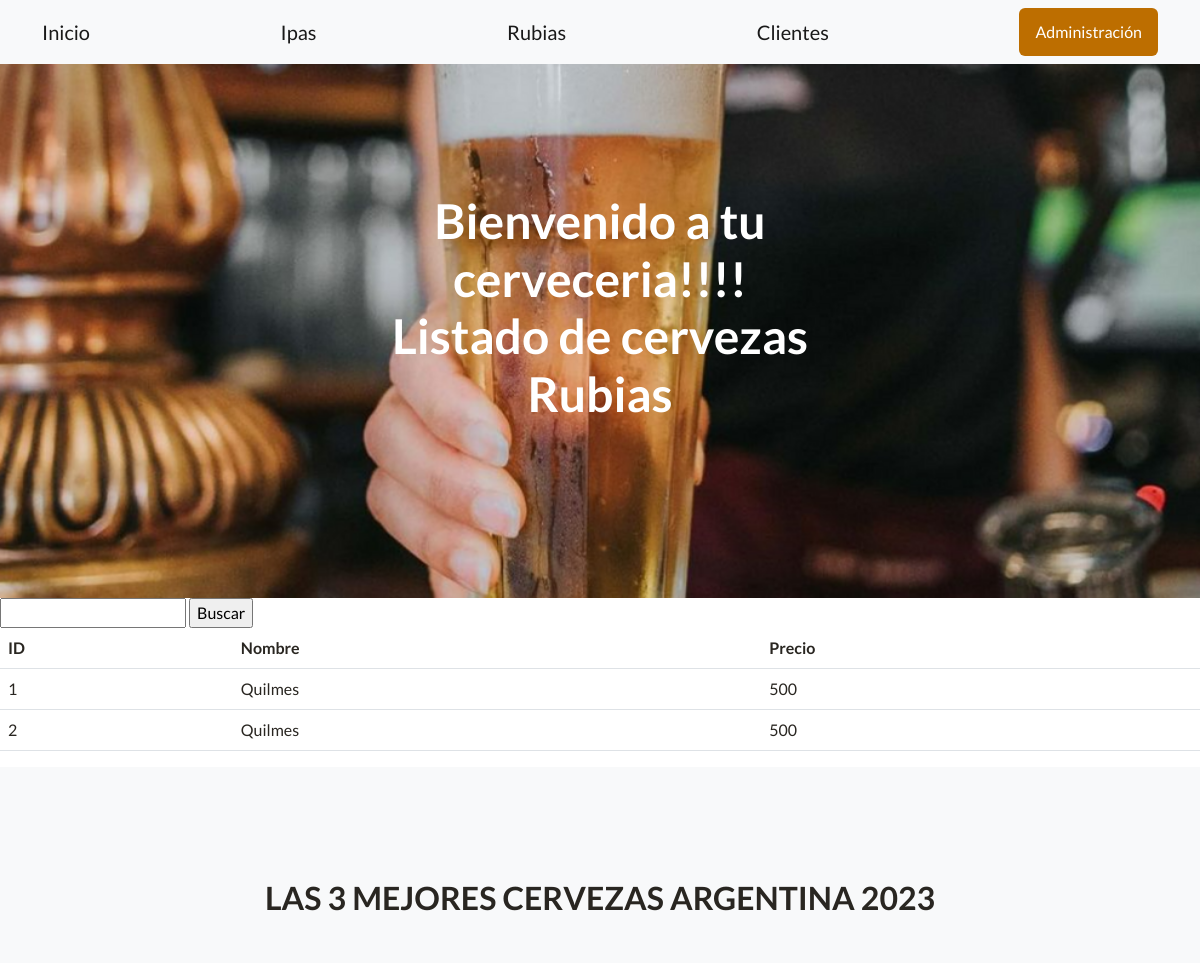
/app/rubia/ (upper part), run on an earlier commit of the app's database.
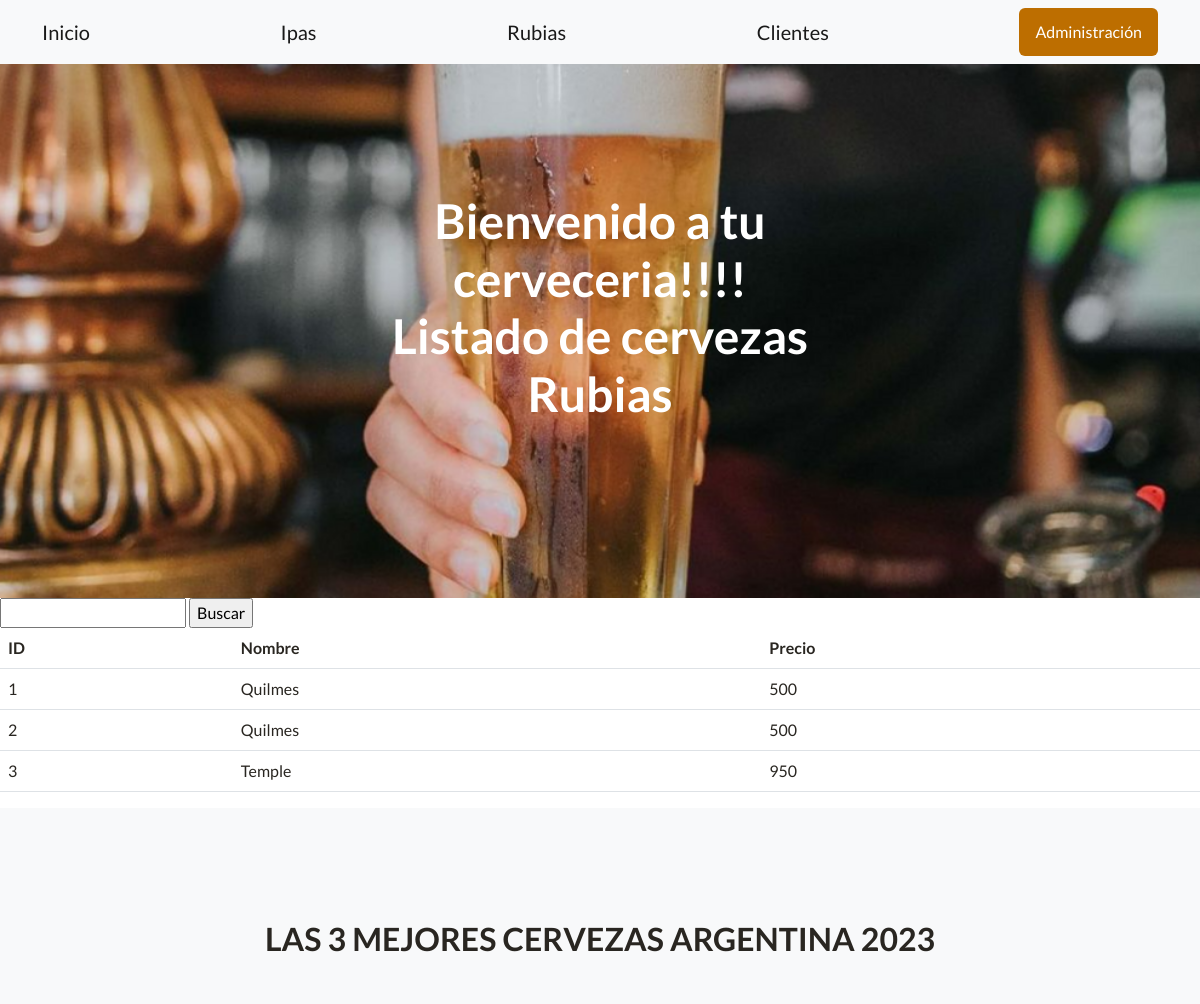
And on a later commit of the database.
### app/models.py (models this page shows, shortened)
class Rubia(models.Model):
    nombre = models.CharField(max_length=50)
    precio = models.IntegerField()

### app/views.py (the view)
# urls.py: path('rubia/', rubia, name="rubia"),
def rubia(request):
    ctx = {"db": Rubia.objects.all()}
    return render(request, "app/rubia.html", ctx)

### app/templates/app/rubia.html (shortened to what this page needs)
{% extends 'app/base.html' %}
{% load static %}
{% block cabecera %}
    Listado de cervezas Rubias
{% endblock cabecera %}
{% block contenido %}
<form action="/app/buscar3" method="get">
    <input type="text" name="precio" id="precio">
    <input type="submit" value="Buscar">
</form>
<table class="table">
    <thead>
        <tr>
            <th>ID</th>
            <th>Nombre</th>
            <th>Precio</th>
        </tr>
    </thead>
    <tbody>
    {% for curso2 in db %}
    <tr>
        <td>{{ curso2.id }}</td>
        <td>{{ curso2.nombre }}</td>
        <td>{{ curso2.precio }}</td>
    </tr>
    {% endfor %}
 </tbody>
</table>
{% endblock contenido %}

What changed in the data, as far as the page shows it:
added Rubia: id "3", nombre "Temple", precio "950"
